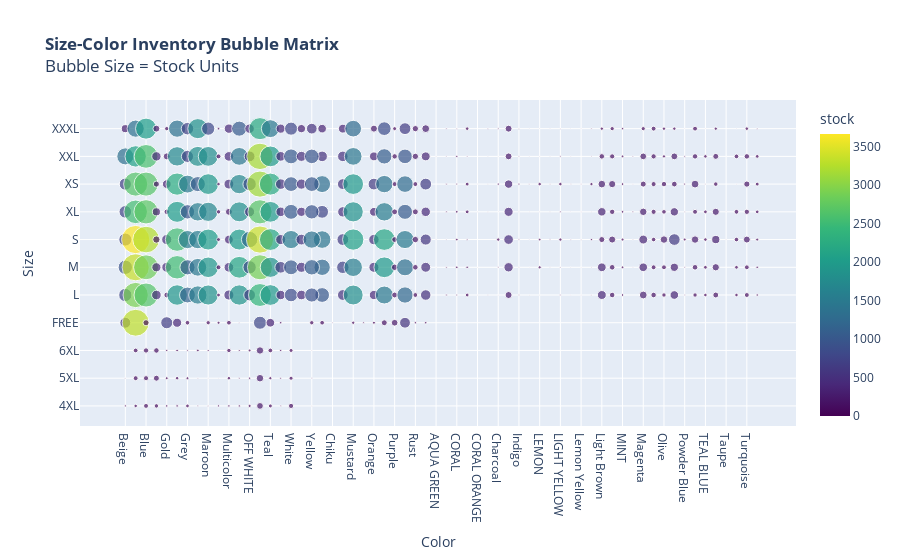

The notebook cell saved with this chart:
### Markdown cell above
What are the inventory distributions across size-color combinations?

### Code cell
# Aggregate data
size_color = df3.groupby(['size', 'color'])['stock'].sum().reset_index()

fig = px.scatter(
    size_color,
    x='color',
    y='size',
    size='stock',
    color='stock',
    color_continuous_scale='Viridis',
    hover_name='stock',
    title='<b>Size-Color Inventory Bubble Matrix</b><br>Bubble Size = Stock Units'
)

fig.update_layout(
    xaxis_title='Color',
    yaxis_title='Size',
    hovermode='closest',
    height=600
)
fig.show()

### Figure 1 — Plotly figure (JSON) as saved in the notebook; plotly's stock layout.template omitted (floating-point values rounded to 4 significant figures; data arrays with more than 128 entries replaced by an {"elided": "..."} marker saying what was removed)
{"data": [{"hovertemplate": "<b>%{hovertext}</b><br><br>color=%{x}<br>size=%{y}<br>stock=%{marker.color}<extra></extra>", "hovertext": {"elided": "495 int values"}, "legendgroup": "", "marker": {"color": {"elided": "495 int values"}, "coloraxis": "coloraxis", "size": {"elided": "495 int values"}, "sizemode": "area", "sizeref": 9.16, "symbol": "circle"}, "mode": "markers", "name": "", "orientation": "v", "showlegend": false, "type": "scatter", "x": {"elided": "495 str values"}, "xaxis": "x", "y": {"elided": "495 str values"}, "yaxis": "y"}], "layout": {"autosize": true, "coloraxis": {"colorbar": {"title": {"text": "stock"}}, "colorscale": [[0, "#440154"], [0.1111, "#482878"], [0.2222, "#3e4989"], [0.3333, "#31688e"], [0.4444, "#26828e"], [0.5556, "#1f9e89"], [0.6667, "#35b779"], [0.7778, "#6ece58"], [0.8889, "#b5de2b"], [1, "#fde725"]]}, "dragmode": "select", "hovermode": "closest", "legend": {"itemsizing": "constant", "tracegroupgap": 0}, "title": {"text": "<b>Size-Color Inventory Bubble Matrix</b><br>Bubble Size = Stock Units"}, "xaxis": {"anchor": "y", "autorange": true, "domain": [0, 1], "range": [-4.16, 64.67], "title": {"text": "Color"}, "type": "category"}, "yaxis": {"anchor": "x", "autorange": true, "domain": [0, 1], "range": [-0.9209, 11.59], "title": {"text": "Size"}, "type": "category"}}}
